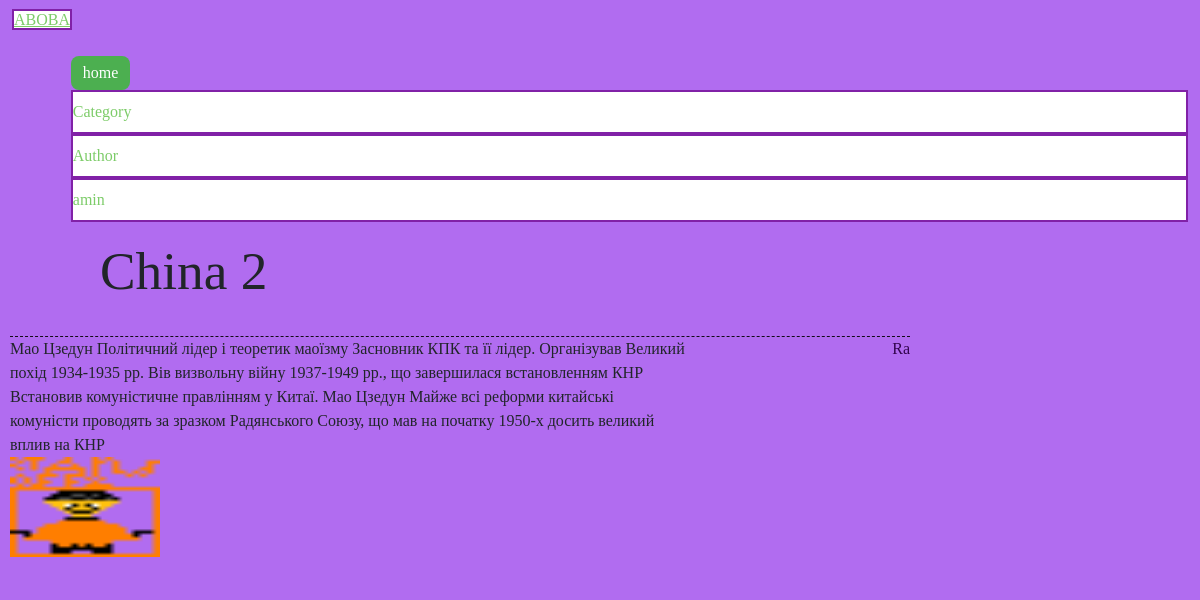
/7, run on the app's committed database.
### blogapp/models.py (models this page shows, shortened)
class Post(models.Model):
    post_header = models.CharField(max_length=50)
    post_text = models.TextField(max_length=500)
    author = models.CharField(max_length=12)
    datetime = models.DateTimeField()
    category =  models.ForeignKey(Category, on_delete=models.SET_DEFAULT, default='no category')
    image = models.ImageField(upload_to="images/", default=None, null=True)

### blogapp/views.py (the view)
# urls.py: path("<int:pk>", view=views.PostDetailView.as_view(), name="post-details"),
class PostDetailView(DetailView):
    template_name = "blogapp/post_detail.html"
    model = Post

### templates/blogapp/post_detail.html
{% extends "layout.html" %}
{% block content %}
<div class="content">
<h2>{{post.post_header}}</h2>
<br>
<div class="post_text">
<p>
{{post.post_text}}
<br>
<img src="media/{{ post.image }}" alt="not found">
<br>
</p>
<span class="author">{{post.author}}</span>
<br>
</div>
</div>
{% endblock %}

### static/styles/style.css (style rules this page uses)
body { background-color: rgba(162, 80, 238, 0.836); font-family: cursive; }
.content { margin: 10px; width: 75%; }
.content h2 { margin-left: 10%; font-size: 40pt; }
.post_text { border-top: 1px dashed #000000e5; }
.author { color: #32054d; float:right; }
.post_text p { font: 10px; width: 75%; display: inline-block; }
.post_text img { margin-top: 0; width: 150px; height: 100px; }

### data on the page
Post: post_header "China 2", post_text "Мао Цзедун Політичний лідер і теоретик маоїзму Засновник КПК та її лідер. Організував Великий похід 1934-1935 рр. Вів визвольну війну 1937-1949 рр., що завершилася встановленням КНР Встановив комуністичне правлінням у Китаї. Мао Цзедун Майже всі реформи китайські комуністи проводять за зразком Радянського Союзу, що мав на початку 1950-х досить великий вплив на КНР", image (picture), author "Ra"
